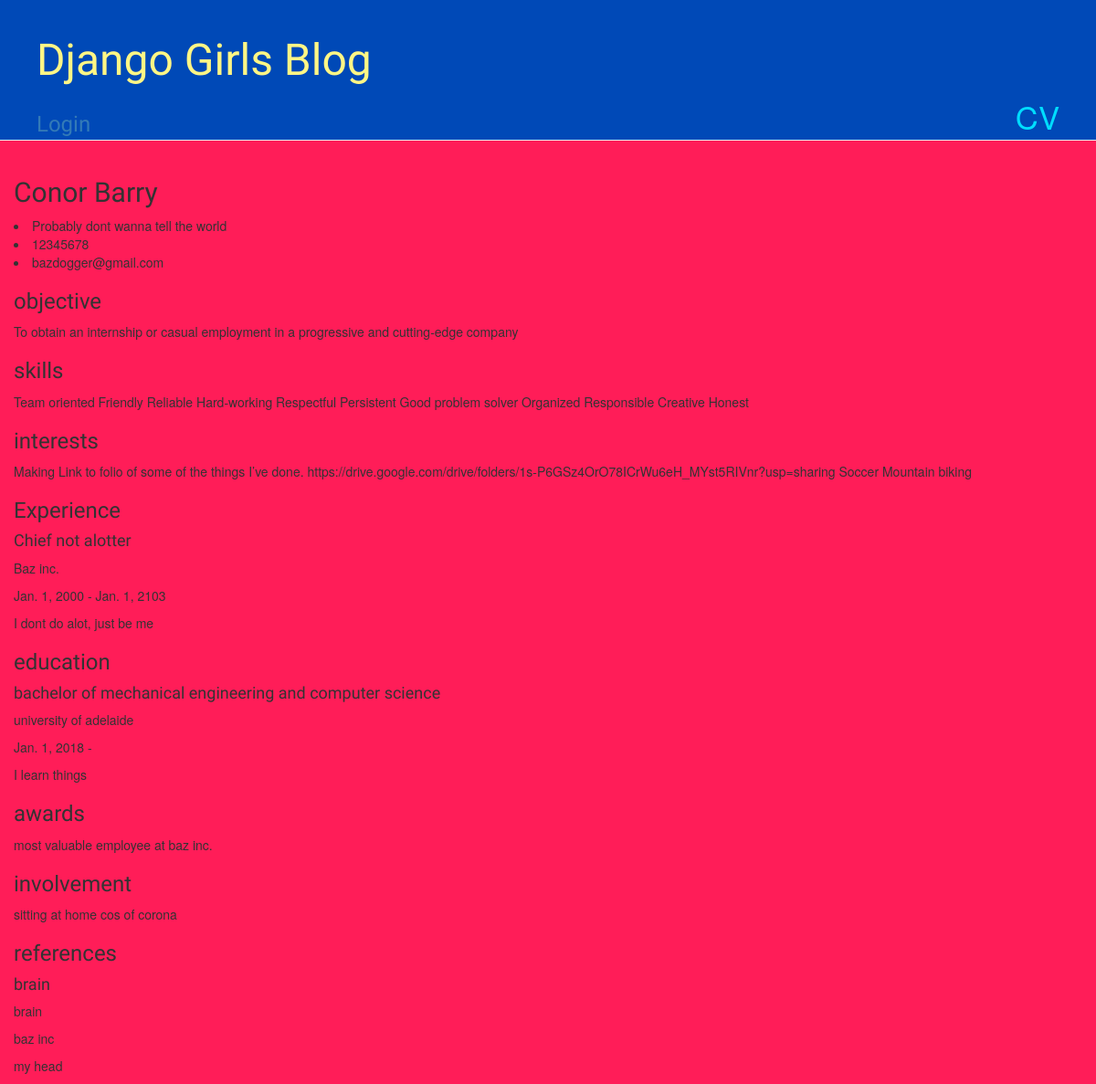
The app's page /cv/14/ with its own data.
### blog/models.py (models this page shows, shortened)
class CV(models.Model):
    username = models.ForeignKey(settings.AUTH_USER_MODEL, on_delete=models.CASCADE, default=0)
    name = models.CharField(max_length = 100)
    address = models.CharField(max_length = 500)
    phone_number= models.CharField(max_length= 20)
    email = models.EmailField() #change not tested
    objective = models.TextField()
    skills = models.TextField()
    interests  = models.TextField()
    awards = models.TextField()
    involvement = models.TextField()
    job_title = models.CharField(max_length= 100)
    company = models.CharField(max_length= 100)
    start_year = models.DateField(blank=True, null=True)
    end_year = models.DateField(blank=True, null=True)
    job_description = models.TextField()
    program = models.CharField(max_length= 200)
    insitution = models.CharField(max_length= 100)
    start_year_ed = models.DateField(blank=True, null=True)
    end_year_ed = models.DateField(blank=True, null=True)
    education_description = models.TextField()
    ref_name = models.CharField(max_length=100)
    ref_position = models.CharField(max_length=100)
    ref_company = models.CharField(max_length=100)
    ref_contact = models.CharField(max_length=100)

### blog/views.py (the view)
# urls.py: path('cv/<int:pk>/', views.cv_detail, name='cv_detail'),
def cv_detail(request, pk):
    cv = get_object_or_404(CV, pk=pk)
    return render(request, 'blog/cv_detail.html',{'cv': cv})

### blog/templates/blog/cv_detail.html (shortened to what this page needs)
{% extends '../base.html' %}
{% block content %}
<h2>{{cv.name}}</h2>
<div class="personal_details">
    <li>{{cv.address}}</li>
    <li>{{cv.phone_number}}</li>
    <li>{{cv.email}}</li>
</div>
<div class="professional_details">
    <h3>objective</h3>
    <p>{{cv.objective}}</p>
    <h3>skills</h3>
    <p>{{cv.skills}}</p>
    <h3>interests</h3>
    <p>{{cv.interests}}</p>
</div>
<div class="experience">
    <h3>Experience</h3>
    <h4>{{cv.job_title}}</h4>
    <p>{{cv.company}}</p>
    <p>{{cv.start_year}} - {{cv.end_year}}</p>
    <p>{{cv.job_description}}</p>
</div>
<div class="education">
    <h3>education</h3>
    <h4>{{cv.program}}</h4>
    <p>{{cv.insitution}}</p>
    <p>{{cv.start_year_ed}} - {{cv.education.end_year_ed}}</p>
    <p>{{cv.education_description}}</p>
</div>
<div class="lists">
    <h3>awards</h3>
    <p id="awards">{{cv.awards}}</p>
    <h3>involvement</h3>
    <p>{{cv.involvement}}</p>
</div>
<div class="references">
    <h3>references</h3>
    <h4>{{cv.ref_name}}</h4>
    <p>{{cv.ref_position}}</p>
    <p>{{cv.ref_company}}</p>
    <p>{{cv.ref_contact}}</p>
</div>
{% endblock %}

### blog/static/css/blog.css (style rules this page uses)
h1, h2, h3, h4 { font-family: 'Lobster', cursive; }
body { background-color: #ff1d58; }

### records on screen
CV: name "Conor Barry", address "Probably dont wanna tell the world", phone_number "12345678", email "bazdogger@gmail.com", objective "To obtain an internship or casual employment in a progressive and cutting-edge company", skills "Team oriented Friendly Reliable Hard-working Respectful Persistent Good problem solver Organized Responsible Creative Honest", interests "Making Link to folio of some of the things I’ve done. https://drive.google.com/drive/folders/1s-P6GSz4OrO78ICrWu6eH_MYst5RIVnr?usp=sharing Soccer Mountain biking", job_title "Chief not alotter", company "Baz inc.", start_year "Jan. 1, 2000", end_year "Jan. 1, 2103", job_description "I dont do alot, just be me", program "bachelor of mechanical engineering and computer science", insitution "university of adelaide", start_year_ed "Jan. 1, 2018", education_description "I learn things", awards "most valuable employee at baz inc.", involvement "sitting at home cos of corona", ref_name "brain", ref_position "brain", ref_company "baz inc", ref_contact "my head"
